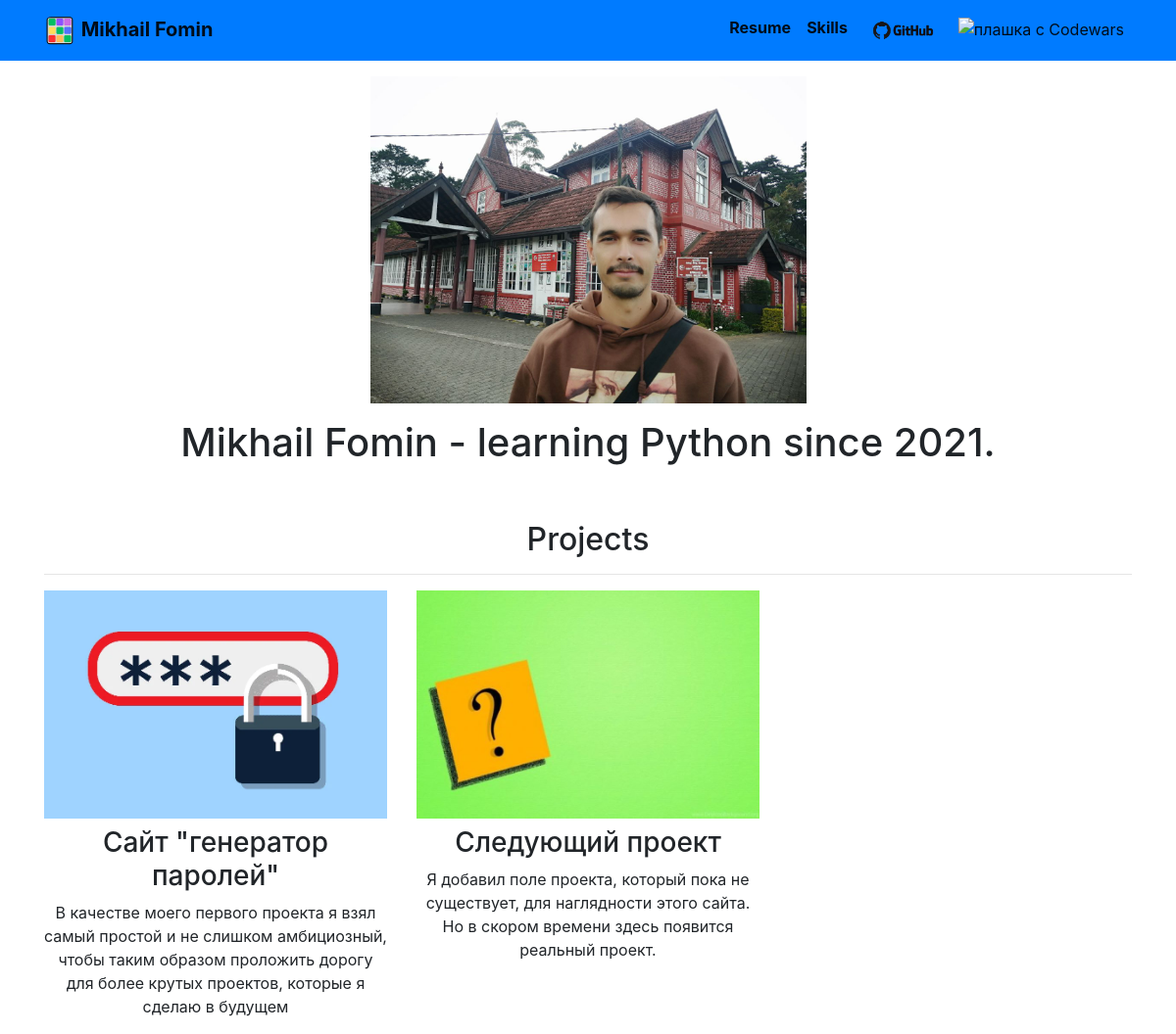
The app's page /, older data.
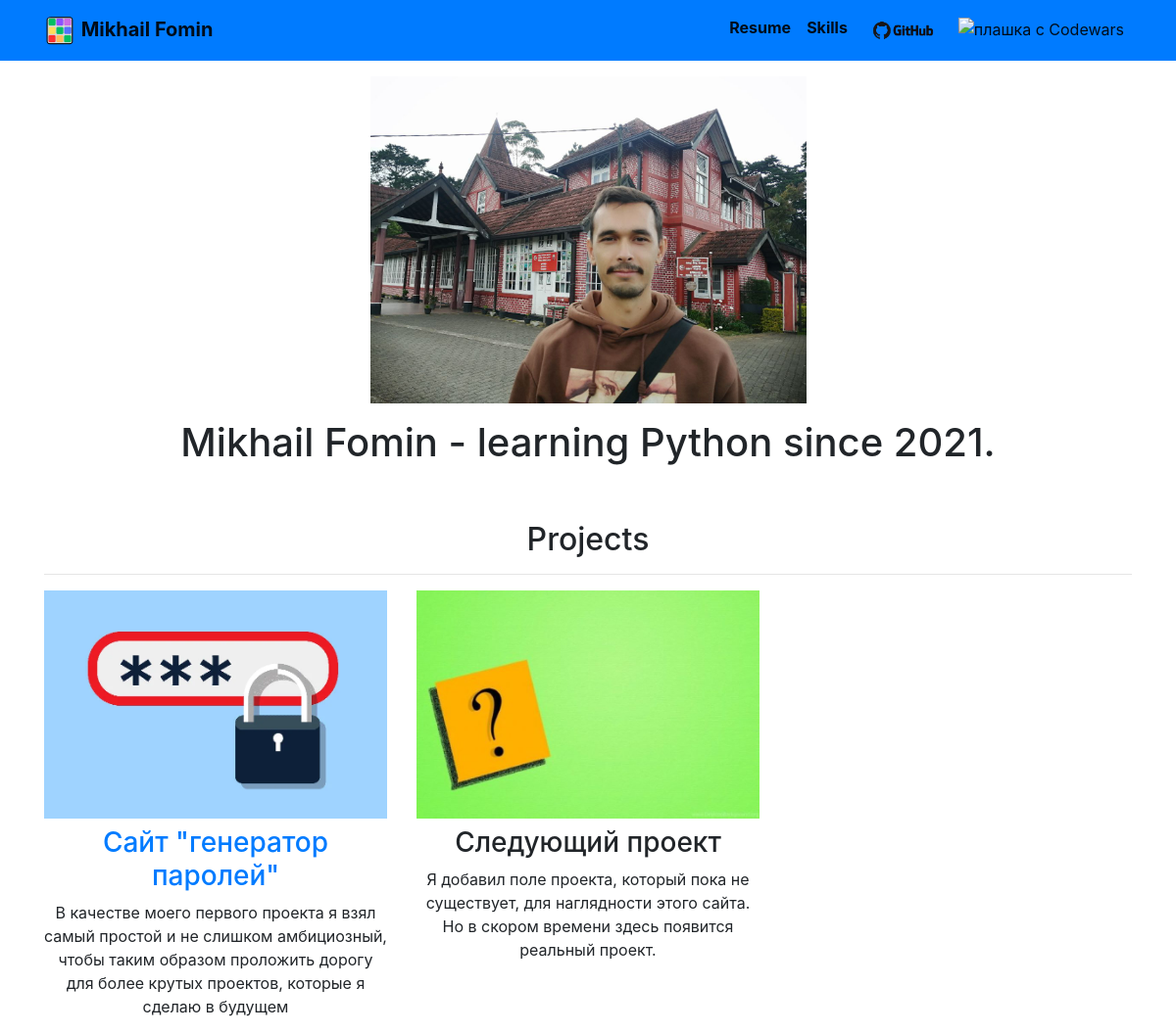
The same page, newer data.
### portfolio/models.py (models this page shows, shortened)
class Project(models.Model):
    title = models.CharField(max_length=50)
    description = models.CharField(max_length=250)
    image = models.ImageField(upload_to='portfolio/images/')
    url = models.URLField(blank=True)

### portfolio/views.py (the view)
# urls.py: 2. Add a URL to urlpatterns:  path('', views.home, name='home')
def home(request):
    projects = Project.objects.all()
    return render(request, 'portfolio/home.html', {'projects': projects})

### portfolio/templates/portfolio/home.html
{% extends "portfolio/base.html" %}
{% load static %}
{% block content %}
<div class="row justify-content-center my-3">
  <div class="col-5">
    <img src="{% static 'portfolio/photo1.jpg' %}" class="img-fluid">
  </div>
</div>
<div class="row justify-content-center mb-3">
  <div class="col-md-10 text-center">
    <h1 id="hometext" class="font-weight">Mikhail Fomin - learning Python since 2021.</h1>
  </div>
</div>
<h2 class="mt-5">Projects</h2>
<hr>
<div class="row">
  {% for project in projects %}
  <div class="col-lg-4 col-md-6">
    {% if project.url %}
    <a href="{{ project.url }}" target="_blank">
      <img src="{{ project.image.url }}" class="img-fluid mb-2">
    <h3>{{ project.title }}</h3>
    </a>
    {% else %}
    <img src="{{ project.image.url }}" class="img-fluid mb-2">
    <h3>{{ project.title }}</h3>
    {% endif %}
    <p>{{ project.description }}</p>
  </div>
  {% endfor %}
</div>
{% endblock %}

Row changes from the older to the newer data that the page shows:
changed Project "Сайт \"генератор паролей\"": image: picture added; url empty → "https://mikefomin1.pythonanywhere.com/" (drawn); image: picture removed
